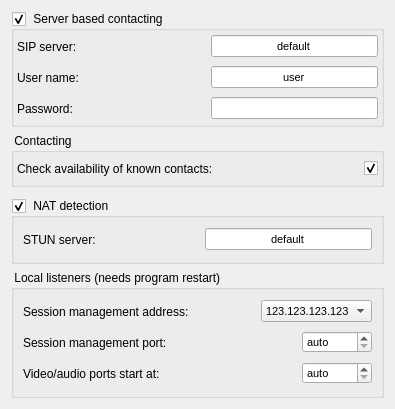
       <widget class="QWidget" name="mNetwork">
        <layout class="QVBoxLayout" name="verticalLayout_10">
         <item>
          <widget class="QGroupBox" name="mGrpServerRegistration">
           <property name="minimumSize">
            <size>
             <width>0</width>
             <height>0</height>
            </size>
           </property>
           <property name="maximumSize">
            <size>
             <width>16777215</width>
             <height>16200</height>
            </size>
           </property>
           <property name="title">
            <string> Server based contacting </string>
           </property>
           <property name="checkable">
            <bool>true</bool>
           </property>
           <property name="checked">
            <bool>true</bool>
           </property>
           <layout class="QVBoxLayout" name="verticalLayout_8">
            <property name="margin">
             <number>3</number>
            </property>
            <item>
             <layout class="QHBoxLayout" name="horizontalLayout_12">
              <item>
               <widget class="QLabel" name="mLbSipServer">
                <property name="minimumSize">
                 <size>
                  <width>120</width>
                  <height>25</height>
                 </size>
                </property>
                <property name="maximumSize">
                 <size>
                  <width>120</width>
                  <height>25</height>
                 </size>
                </property>
                <property name="text">
                 <string>SIP server:</string>
                </property>
               </widget>
              </item>
              <item>
               <spacer name="horizontalSpacer_11">
                <property name="orientation">
                 <enum>Qt::Horizontal</enum>
                </property>
                <property name="sizeHint" stdset="0">
                 <size>
                  <width>2</width>
                  <height>20</height>
                 </size>
                </property>
               </spacer>
              </item>
              <item>
               <widget class="QLineEdit" name="mLeSipServer">
                <property name="minimumSize">
                 <size>
                  <width>167</width>
                  <height>22</height>
                 </size>
                </property>
                <property name="maximumSize">
                 <size>
                  <width>16777215</width>
                  <height>16777215</height>
                 </size>
                </property>
                <property name="font">
                 <font>
                  <pointsize>8</pointsize>
                 </font>
                </property>
                <property name="layoutDirection">
                 <enum>Qt::LeftToRight</enum>
                </property>
                <property name="text">
                 <string>default</string>
                </property>
                <property name="alignment">
                 <set>Qt::AlignCenter</set>
                </property>
               </widget>
              </item>
             </layout>
            </item>
            <item>
             <layout class="QHBoxLayout" name="horizontalLayout_13">
              <item>
               <widget class="QLabel" name="mLbSipUserName">
                <property name="minimumSize">
                 <size>
                  <width>120</width>
                  <height>25</height>
                 </size>
                </property>
                <property name="maximumSize">
                 <size>
                  <width>120</width>
                  <height>25</height>
                 </size>
                </property>
                <property name="text">
                 <string>User name: </string>
                </property>
               </widget>
              </item>
              <item>
               <spacer name="horizontalSpacer_12">
                <property name="orientation">
                 <enum>Qt::Horizontal</enum>
                </property>
                <property name="sizeHint" stdset="0">
                 <size>
                  <width>2</width>
                  <height>20</height>
                 </size>
                </property>
               </spacer>
              </item>
              <item>
               <widget class="QLineEdit" name="mLeSipUserName">
                <property name="minimumSize">
                 <size>
                  <width>167</width>
                  <height>22</height>
                 </size>
                </property>
                <property name="maximumSize">
                 <size>
                  <width>16777215</width>
                  <height>16777215</height>
                 </size>
                </property>
                <property name="font">
                 <font>
                  <pointsize>8</pointsize>
                 </font>
                </property>
                <property name="layoutDirection">
                 <enum>Qt::LeftToRight</enum>
                </property>
                <property name="text">
                 <string>user</string>
                </property>
                <property name="alignment">
                 <set>Qt::AlignCenter</set>
                </property>
               </widget>
              </item>
             </layout>
            </item>
            <item>
             <layout class="QHBoxLayout" name="horizontalLayout_18">
              <item>
               <widget class="QLabel" name="mLbSipPassword">
                <property name="minimumSize">
                 <size>
                  <width>120</width>
                  <height>25</height>
                 </size>
                </property>
                <property name="maximumSize">
                 <size>
                  <width>120</width>
                  <height>25</height>
                 </size>
                </property>
                <property name="text">
                 <string>Password: </string>
                </property>
               </widget>
              </item>
              <item>
               <spacer name="horizontalSpacer_13">
                <property name="orientation">
                 <enum>Qt::Horizontal</enum>
                </property>
                <property name="sizeHint" stdset="0">
                 <size>
                  <width>2</width>
                  <height>20</height>
                 </size>
                </property>
               </spacer>
              </item>
              <item>
               <widget class="QLineEdit" name="mLeSipPassword">
                <property name="minimumSize">
                 <size>
                  <width>167</width>
                  <height>22</height>
                 </size>
                </property>
                <property name="maximumSize">
                 <size>
                  <width>16777215</width>
                  <height>16777215</height>
                 </size>
                </property>
                <property name="font">
                 <font>
                  <pointsize>8</pointsize>
                 </font>
                </property>
                <property name="layoutDirection">
                 <enum>Qt::LeftToRight</enum>
                </property>
                <property name="text">
                 <string/>
                </property>
                <property name="echoMode">
                 <enum>QLineEdit::PasswordEchoOnEdit</enum>
                </property>
                <property name="alignment">
                 <set>Qt::AlignCenter</set>
                </property>
               </widget>
              </item>
             </layout>
            </item>
           </layout>
          </widget>
         </item>
         <item>
          <widget class="QGroupBox" name="groupBox">
           <property name="title">
            <string> Contacting </string>
           </property>
           <layout class="QVBoxLayout" name="verticalLayout_12">
            <property name="margin">
             <number>3</number>
            </property>
            <item>
             <layout class="QHBoxLayout" name="horizontalLayout_26">
              <item>
               <widget class="QLabel" name="mLbContactsProbing">
                <property name="minimumSize">
                 <size>
                  <width>270</width>
                  <height>25</height>
                 </size>
                </property>
                <property name="maximumSize">
                 <size>
                  <width>270</width>
                  <height>25</height>
                 </size>
                </property>
                <property name="text">
                 <string>Check availability of known contacts:</string>
                </property>
               </widget>
              </item>
              <item>
               <spacer name="horizontalSpacer_27">
                <property name="orientation">
                 <enum>Qt::Horizontal</enum>
                </property>
                <property name="sizeHint" stdset="0">
                 <size>
                  <width>2</width>
                  <height>20</height>
                 </size>
                </property>
               </spacer>
              </item>
              <item>
               <widget class="QCheckBox" name="mCbContactsProbing">
                <property name="enabled">
                 <bool>true</bool>
                </property>
                <property name="text">
                 <string/>
                </property>
                <property name="checked">
                 <bool>true</bool>
                </property>
               </widget>
              </item>
             </layout>
            </item>
           </layout>
          </widget>
         </item>
         <item>
          <spacer name="verticalSpacer_3">
           <property name="orientation">
            <enum>Qt::Vertical</enum>
           </property>
           <property name="sizeType">
            <enum>QSizePolicy::MinimumExpanding</enum>
           </property>
           <property name="sizeHint" stdset="0">
            <size>
             <width>20</width>
             <height>5</height>
            </size>
           </property>
          </spacer>
         </item>
         <item>
          <widget class="QGroupBox" name="mGrpNatSupport">
           <property name="title">
            <string> NAT detection </string>
           </property>
           <property name="checkable">
            <bool>true</bool>
           </property>
           <layout class="QVBoxLayout" name="verticalLayout_9">
            <item>
             <layout class="QHBoxLayout" name="horizontalLayout_29">
              <item>
               <widget class="QLabel" name="mLbStunServer">
                <property name="minimumSize">
                 <size>
                  <width>120</width>
                  <height>25</height>
                 </size>
                </property>
                <property name="maximumSize">
                 <size>
                  <width>120</width>
                  <height>25</height>
                 </size>
                </property>
                <property name="text">
                 <string>STUN server:</string>
                </property>
               </widget>
              </item>
              <item>
               <spacer name="horizontalSpacer_30">
                <property name="orientation">
                 <enum>Qt::Horizontal</enum>
                </property>
                <property name="sizeHint" stdset="0">
                 <size>
                  <width>2</width>
                  <height>20</height>
                 </size>
                </property>
               </spacer>
              </item>
              <item>
               <widget class="QLineEdit" name="mLeStunServer">
                <property name="minimumSize">
                 <size>
                  <width>167</width>
                  <height>22</height>
                 </size>
                </property>
                <property name="maximumSize">
                 <size>
                  <width>16777215</width>
                  <height>16777215</height>
                 </size>
                </property>
                <property name="font">
                 <font>
                  <pointsize>8</pointsize>
                 </font>
                </property>
                <property name="layoutDirection">
                 <enum>Qt::LeftToRight</enum>
                </property>
                <property name="text">
                 <string>default</string>
                </property>
                <property name="alignment">
                 <set>Qt::AlignCenter</set>
                </property>
               </widget>
              </item>
             </layout>
            </item>
           </layout>
          </widget>
         </item>
         <item>
          <widget class="QGroupBox" name="mGrpListenerPorts">
           <property name="minimumSize">
            <size>
             <width>0</width>
             <height>120</height>
            </size>
           </property>
           <property name="maximumSize">
            <size>
             <width>16777215</width>
             <height>8400</height>
            </size>
           </property>
           <property name="title">
            <string> Local listeners (needs program restart)</string>
           </property>
           <layout class="QVBoxLayout" name="verticalLayout_3">
            <item>
             <layout class="QHBoxLayout" name="horizontalLayout_22">
              <item>
               <widget class="QLabel" name="mLbLocalAdr">
                <property name="minimumSize">
                 <size>
                  <width>230</width>
                  <height>25</height>
                 </size>
                </property>
                <property name="maximumSize">
                 <size>
                  <width>230</width>
                  <height>25</height>
                 </size>
                </property>
                <property name="text">
                 <string>Session management address:</string>
                </property>
               </widget>
              </item>
              <item>
               <spacer name="horizontalSpacer_20">
                <property name="orientation">
                 <enum>Qt::Horizontal</enum>
                </property>
                <property name="sizeHint" stdset="0">
                 <size>
                  <width>2</width>
                  <height>20</height>
                 </size>
                </property>
               </spacer>
              </item>
              <item>
               <widget class="QComboBox" name="mCbLocalAdr">
                <property name="font">
                 <font>
                  <pointsize>8</pointsize>
                 </font>
                </property>
                <property name="currentIndex">
                 <number>0</number>
                </property>
                <item>
                 <property name="text">
                  <string>123.123.123.123</string>
                 </property>
                </item>
               </widget>
              </item>
             </layout>
            </item>
            <item>
             <layout class="QHBoxLayout" name="horizontalLayout_19">
              <item>
               <widget class="QLabel" name="mLbSipPort">
                <property name="minimumSize">
                 <size>
                  <width>270</width>
                  <height>25</height>
                 </size>
                </property>
                <property name="maximumSize">
                 <size>
                  <width>270</width>
                  <height>25</height>
                 </size>
                </property>
                <property name="text">
                 <string>Session management port:</string>
                </property>
               </widget>
              </item>
              <item>
               <spacer name="horizontalSpacer_18">
                <property name="orientation">
                 <enum>Qt::Horizontal</enum>
                </property>
                <property name="sizeHint" stdset="0">
                 <size>
                  <width>2</width>
                  <height>20</height>
                 </size>
                </property>
               </spacer>
              </item>
              <item>
               <widget class="QSpinBox" name="mSbSipStartPort">
                <property name="minimumSize">
                 <size>
                  <width>70</width>
                  <height>22</height>
                 </size>
                </property>
                <property name="maximumSize">
                 <size>
                  <width>70</width>
                  <height>22</height>
                 </size>
                </property>
                <property name="font">
                 <font>
                  <pointsize>8</pointsize>
                 </font>
                </property>
                <property name="specialValueText">
                 <string>auto</string>
                </property>
                <property name="suffix">
                 <string/>
                </property>
                <property name="prefix">
                 <string/>
                </property>
                <property name="minimum">
                 <number>5060</number>
                </property>
                <property name="maximum">
                 <number>65535</number>
                </property>
                <property name="value">
                 <number>5060</number>
                </property>
               </widget>
              </item>
             </layout>
            </item>
            <item>
             <layout class="QHBoxLayout" name="horizontalLayout_20">
              <item>
               <widget class="QLabel" name="mLbVideoAudioPort">
                <property name="minimumSize">
                 <size>
                  <width>230</width>
                  <height>25</height>
                 </size>
                </property>
                <property name="maximumSize">
                 <size>
                  <width>230</width>
                  <height>25</height>
                 </size>
                </property>
                <property name="text">
                 <string>Video/audio ports start at:</string>
                </property>
               </widget>
              </item>
              <item>
               <spacer name="horizontalSpacer_19">
                <property name="orientation">
                 <enum>Qt::Horizontal</enum>
                </property>
                <property name="sizeHint" stdset="0">
                 <size>
                  <width>2</width>
                  <height>20</height>
                 </size>
                </property>
               </spacer>
              </item>
              <item>
               <widget class="QSpinBox" name="mSbVideoAudioStartPort">
                <property name="minimumSize">
                 <size>
                  <width>70</width>
                  <height>22</height>
                 </size>
                </property>
                <property name="maximumSize">
                 <size>
                  <width>70</width>
                  <height>22</height>
                 </size>
                </property>
                <property name="font">
                 <font>
                  <pointsize>8</pointsize>
                 </font>
                </property>
                <property name="specialValueText">
                 <string>auto</string>
                </property>
                <property name="suffix">
                 <string/>
                </property>
                <property name="prefix">
                 <string/>
                </property>
                <property name="minimum">
                 <number>5000</number>
                </property>
                <property name="maximum">
                 <number>65535</number>
                </property>
                <property name="value">
                 <number>5000</number>
                </property>
               </widget>
              </item>
             </layout>
            </item>
           </layout>
          </widget>
         </item>
        </layout>
       </widget>
